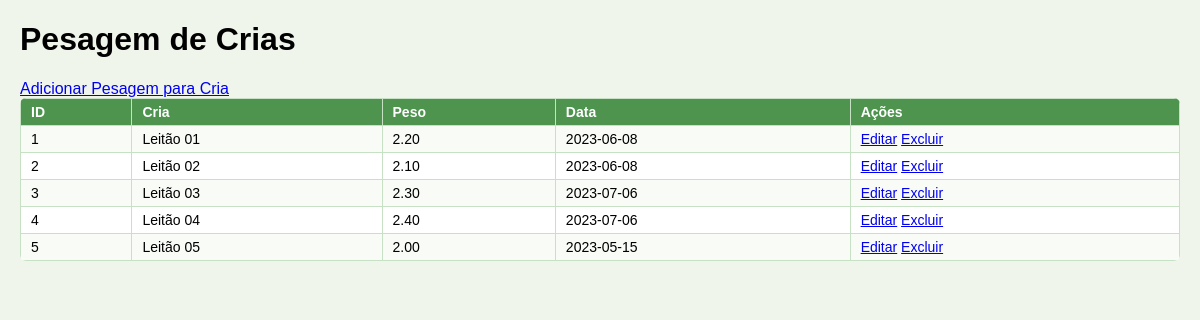
Page /admin/pesagem/pesagem_crias.php on the committed database.
### tables this page shows
CREATE TABLE pesagem_crias (
  id INT AUTO_INCREMENT PRIMARY KEY,
  cria_id INT,
  peso DECIMAL(5,2),
  data_pesagem DATE,
  usuario_id INT,
  data_acao DATETIME,
  FOREIGN KEY (cria_id) REFERENCES crias(id),
  FOREIGN KEY (usuario_id) REFERENCES usuarios(id)
);

CREATE TABLE crias (
  id INT AUTO_INCREMENT PRIMARY KEY,
  parto_id INT,
  nome VARCHAR(50),
  raca VARCHAR(50),
  sexo ENUM('Macho', 'Femea') NOT NULL,
  peso_nascimento DECIMAL(5,2),
  data_nascimento DATE,
  usuario_id INT,
  data_acao DATETIME,
  FOREIGN KEY (parto_id) REFERENCES partos(id),
  FOREIGN KEY (usuario_id) REFERENCES usuarios(id)
);

### admin/pesagem/pesagem_crias.php (the view, shortened to what this page needs)
<?php
include("../../database/conexao.php");
$sql = "SELECT pc.id, c.nome AS cria_nome, pc.peso, pc.data_pesagem
        FROM pesagem_crias pc
        JOIN crias c ON pc.cria_id = c.id";
$result = $conn->query($sql);
?>
<!DOCTYPE html>
<html lang="pt-BR">
<head>
    <link rel="stylesheet" href="../../../assets/css/estilo.css">
</head>
<body>
    <h1>Pesagem de Crias</h1>
    <a href="pesagem_crias_add.php">Adicionar Pesagem para Cria</a>
    <table>
        <tr>
            <th>ID</th>
            <th>Cria</th>
            <th>Peso</th>
            <th>Data</th>
            <th>Ações</th>
        </tr>
        <?php while ($row = $result->fetch_assoc()): ?>
            <tr>
                <td><?php echo $row['id']; ?></td>
                <td><?php echo $row['cria_nome']; ?></td>
                <td><?php echo $row['peso']; ?></td>
                <td><?php echo $row['data_pesagem']; ?></td>
                <td>
                    <a href="pesagem_crias_edit.php?id=<?php echo $row['id']; ?>">Editar</a>
                    <a href="delete_pesagem_crias.php?id=<?php echo $row['id']; ?>">Excluir</a>
                </td>
            </tr>
        <?php endwhile; ?>
    </table>
</body>
</html>

### assets/css/estilo.css (style rules this page uses)
:root { --verde-base: #4e944f; --verde-hover: #3b7a3f; --fundo-claro: #f0f5ec; --texto-claro: #ffffff; --borda: #c7e1c4; }
body { font-family: Arial, sans-serif; background-color: var(--fundo-claro); margin: 10px auto; max-width: 1300px; padding: 0 20px; }
table { width: 100%; border-collapse: collapse; background-color: var(--texto-claro); border-radius: 6px; overflow: hidden; }
th { background-color: var(--verde-base); color: var(--texto-claro); cursor: pointer; }
th, td { padding: 5px 10px; border: 1px solid var(--borda); text-align: left; font-size: 14px; }
tr:nth-child(even) { background-color: #f8fbf6; }

### rows in the picture
pesagem_crias: id "1", cria.nome "Leitão 01", peso "2.20", data_pesagem "2023-06-08"
pesagem_crias: id "2", cria.nome "Leitão 02", peso "2.10", data_pesagem "2023-06-08"
pesagem_crias: id "3", cria.nome "Leitão 03", peso "2.30", data_pesagem "2023-07-06"
pesagem_crias: id "4", cria.nome "Leitão 04", peso "2.40", data_pesagem "2023-07-06"
pesagem_crias: id "5", cria.nome "Leitão 05", peso "2.00", data_pesagem "2023-05-15"
